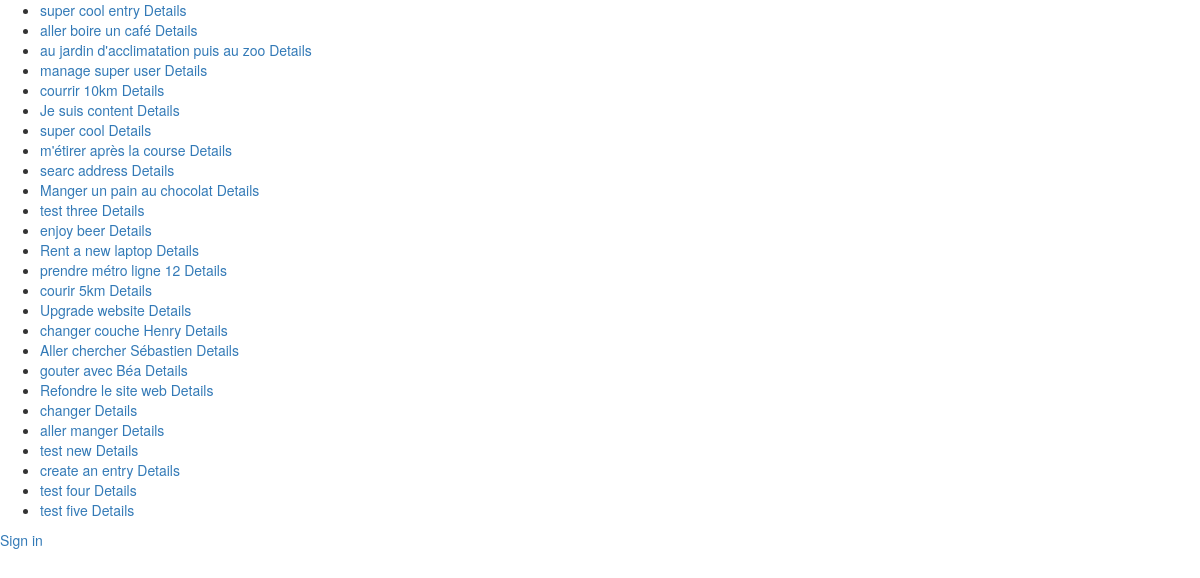
The app's page /modal/ (signed in), older data.
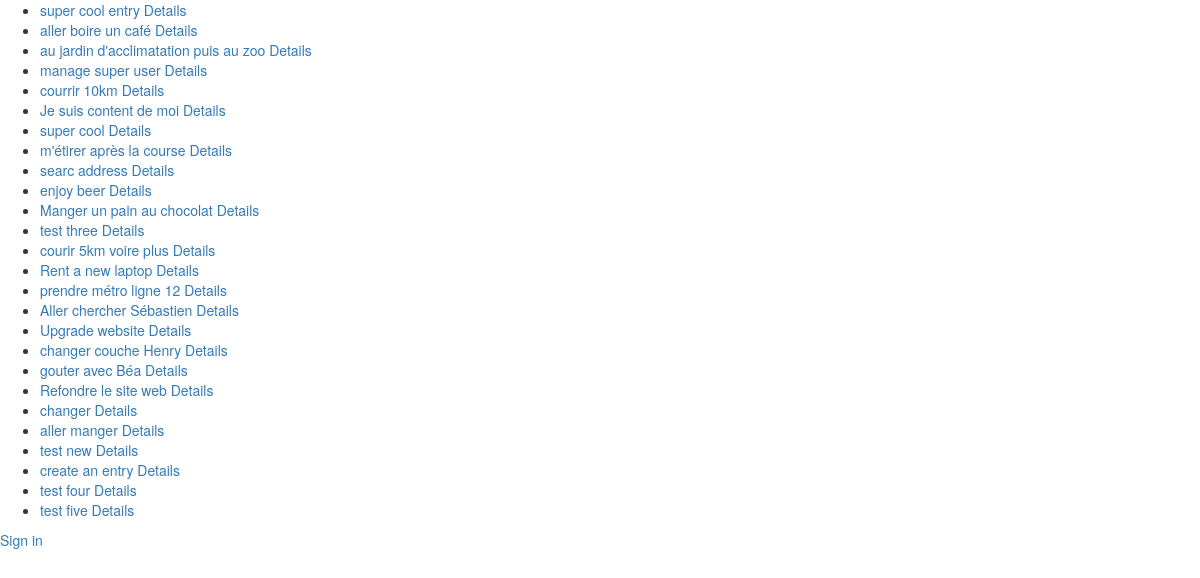
The same page, newer data.
### core/models.py (models this page shows, shortened)
class Entry(models.Model):
	user = models.ForeignKey(User)
	name = models.CharField(max_length=50)
	data = models.CharField(max_length=200, blank=True)
	order = models.IntegerField(default=1000)
	duedate = models.DateField(null=True, blank=True)
	done = models.IntegerField(default=0) # 0 = to do / 1 = completed
	impediment = models.IntegerField(default=0) # 0 = No / 1 = Yes
	transfered = models.IntegerField(default=0) # 0 = No / 1 = Yes = no longer in your List
	assignees = models.ManyToManyField(User, related_name='assignees',blank=True)
	created_at = models.DateTimeField(auto_now_add=True)
	class Meta:
		ordering = ['order']
		verbose_name_plural = "entries"
	def __str__(self):
		return str(self.name)
	def update_modal_entry_url(self):
		return reverse (viewname="entrymodal", args=[self.id])

### core/views.py (the view)
# urls.py: url(r'^modal/$', coreviews.ModalView.as_view()),
class ModalView(ListView):
	model = coremodels.Entry
	template_name = "v2/modal/list.html"
	def get_queryset(self):
		return coremodels.Entry.objects.filter(user=self.request.user).order_by('order')

### templates/v2/modal/list.html (shortened to what this page needs)
<html>
{% load widget_tweaks %}
<head>
<link rel="stylesheet" href="http://code.jquery.com/mobile/1.4.5/jquery.mobile-1.4.5.min.css" />
<link rel="stylesheet" href="https://maxcdn.bootstrapcdn.com/bootstrap/3.3.6/css/bootstrap.min.css">
<link rel="stylesheet" href="https://maxcdn.bootstrapcdn.com/bootstrap/3.3.6/css/bootstrap-theme.min.css">
</head>
<body>
<div data-role="page" class="jqm-demos" data-quicklinks="true">
<ul data-role="listview" data-filter="true"  data-split-icon="gear" data-split-theme="a" data-filter-placeholder="Search an action ..." data-inset="true">
    {% for objects in object_list %}
      <li data-chris="{{ objects.update_modal_entry_url }}" id="entry_{{ objects.id }}" class="ui-state-default">
        <a data-ajax="false">{{ objects }}</a>
<a href="#details" data-rel="popup" data-position-to="window" data-transition="pop">Details</a>
      </li>
    {% endfor %}
</ul>
<a href="#popupLogin" data-rel="popup" data-position-to="window" class="ui-btn ui-corner-all ui-shadow ui-btn-inline ui-icon-check ui-btn-icon-left ui-btn-a" data-transition="pop">Sign in</a>
</div>
</body>
</html>

Row changes from the older to the newer data that the page shows:
changed Entry: name "Je suis content" → "Je suis content de moi"
changed Entry "enjoy beer": moves up the list
changed Entry: name "courir 5km" → "courir 5km voire plus"; moves up the list
changed Entry "Aller chercher Sébastien": moves up the list
